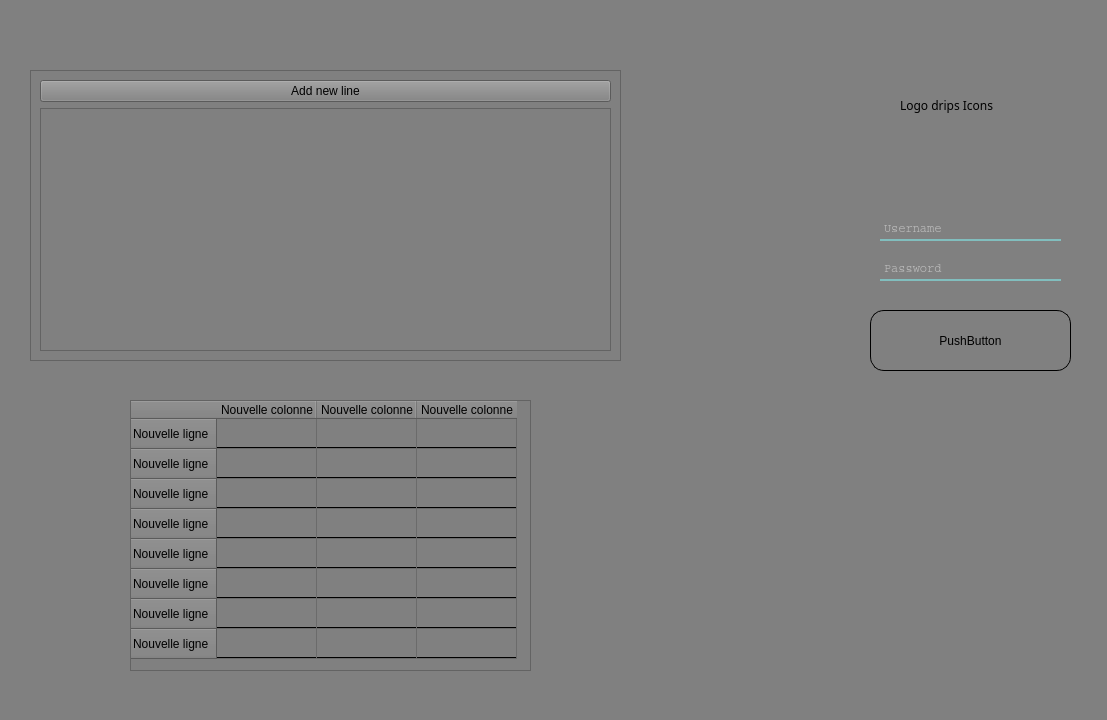
<?xml version="1.0" encoding="UTF-8"?>
<ui version="4.0">
 <class>MainWindow</class>
 <widget class="QMainWindow" name="MainWindow">
  <property name="geometry">
   <rect>
    <x>0</x>
    <y>0</y>
    <width>1107</width>
    <height>720</height>
   </rect>
  </property>
  <property name="windowTitle">
   <string>MainWindow</string>
  </property>
  <property name="whatsThis">
   <string/>
  </property>
  <property name="styleSheet">
   <string notr="true">background-color: grey;</string>
  </property>
  <widget class="QWidget" name="centralwidget">
   <widget class="QLineEdit" name="lineEdit">
    <property name="geometry">
     <rect>
      <x>880</x>
      <y>200</y>
      <width>181</width>
      <height>41</height>
     </rect>
    </property>
    <property name="font">
     <font>
      <family>Courier</family>
     </font>
    </property>
    <property name="styleSheet">
     <string notr="true">background-color:rgba(0,0,0,0);
border : 2px solid rgba(0,0,0,0);
border-bottom-color :rgba(129,190,190,255);
color:white;
padding-top:16px;



 

</string>
    </property>
    <property name="placeholderText">
     <string>Username</string>
    </property>
   </widget>
   <widget class="QPushButton" name="pushButton">
    <property name="geometry">
     <rect>
      <x>870</x>
      <y>310</y>
      <width>201</width>
      <height>61</height>
     </rect>
    </property>
    <property name="styleSheet">
     <string notr="true">QPushButton {
border:1px solid black;
border-radius:14px;

}


QPushButton:hover {
	border:1px solid red;
}</string>
    </property>
    <property name="text">
     <string>PushButton</string>
    </property>
   </widget>
   <widget class="QFrame" name="frame">
    <property name="geometry">
     <rect>
      <x>30</x>
      <y>70</y>
      <width>591</width>
      <height>291</height>
     </rect>
    </property>
    <property name="frameShape">
     <enum>QFrame::StyledPanel</enum>
    </property>
    <property name="frameShadow">
     <enum>QFrame::Raised</enum>
    </property>
    <layout class="QVBoxLayout" name="verticalLayout">
     <item>
      <widget class="QPushButton" name="widget_button">
       <property name="text">
        <string>Add new line</string>
       </property>
      </widget>
     </item>
     <item>
      <widget class="QFrame" name="frame_2">
       <property name="frameShape">
        <enum>QFrame::StyledPanel</enum>
       </property>
       <property name="frameShadow">
        <enum>QFrame::Raised</enum>
       </property>
       <layout class="QVBoxLayout" name="verticalLayout_2">
        <item>
         <spacer name="verticalSpacer">
          <property name="orientation">
           <enum>Qt::Vertical</enum>
          </property>
          <property name="sizeHint" stdset="0">
           <size>
            <width>20</width>
            <height>219</height>
           </size>
          </property>
         </spacer>
        </item>
       </layout>
      </widget>
     </item>
    </layout>
   </widget>
   <widget class="QLineEdit" name="lineEdit_3">
    <property name="geometry">
     <rect>
      <x>880</x>
      <y>240</y>
      <width>181</width>
      <height>41</height>
     </rect>
    </property>
    <property name="font">
     <font>
      <family>Courier</family>
     </font>
    </property>
    <property name="styleSheet">
     <string notr="true">background-color:rgba(0,0,0,0);
border : 2px solid rgba(0,0,0,0);
border-bottom-color :rgba(129,190,190,255);
color:white;
padding-top:16px;



 

</string>
    </property>
    <property name="placeholderText">
     <string>Password</string>
    </property>
   </widget>
   <widget class="QLabel" name="label">
    <property name="geometry">
     <rect>
      <x>900</x>
      <y>30</y>
      <width>152</width>
      <height>150</height>
     </rect>
    </property>
    <property name="minimumSize">
     <size>
      <width>150</width>
      <height>150</height>
     </size>
    </property>
    <property name="font">
     <font>
      <family>PMingLiU-ExtB</family>
     </font>
    </property>
    <property name="text">
     <string>Logo drips Icons</string>
    </property>
   </widget>
   <widget class="QTableWidget" name="tableWidget">
    <property name="geometry">
     <rect>
      <x>130</x>
      <y>400</y>
      <width>401</width>
      <height>271</height>
     </rect>
    </property>
    <property name="styleSheet">
     <string notr="true">QTableWidget::item {
	border-bottom:1px solid black;
}

QTableWidget::item:hover {
	border:2px solid red;
}</string>
    </property>
    <row>
     <property name="text">
      <string>Nouvelle ligne</string>
     </property>
    </row>
    <row>
     <property name="text">
      <string>Nouvelle ligne</string>
     </property>
    </row>
    <row>
     <property name="text">
      <string>Nouvelle ligne</string>
     </property>
    </row>
    <row>
     <property name="text">
      <string>Nouvelle ligne</string>
     </property>
    </row>
    <row>
     <property name="text">
      <string>Nouvelle ligne</string>
     </property>
    </row>
    <row>
     <property name="text">
      <string>Nouvelle ligne</string>
     </property>
    </row>
    <row>
     <property name="text">
      <string>Nouvelle ligne</string>
     </property>
    </row>
    <row>
     <property name="text">
      <string>Nouvelle ligne</string>
     </property>
    </row>
    <column>
     <property name="text">
      <string>Nouvelle colonne</string>
     </property>
    </column>
    <column>
     <property name="text">
      <string>Nouvelle colonne</string>
     </property>
    </column>
    <column>
     <property name="text">
      <string>Nouvelle colonne</string>
     </property>
    </column>
   </widget>
  </widget>
  <widget class="QMenuBar" name="menubar">
   <property name="geometry">
    <rect>
     <x>0</x>
     <y>0</y>
     <width>1107</width>
     <height>21</height>
    </rect>
   </property>
  </widget>
  <widget class="QStatusBar" name="statusbar"/>
 </widget>
 <resources/>
 <connections/>
</ui>
